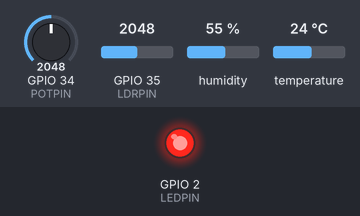
Bench run of a sketch on a simulated ESP32. Shown: output pins drawn as LEDs (lit = HIGH). Inputs (shaded band) come from the test bench; at power-on: temperature 24 °C, GPIO 34 (POTPIN) = 2048, GPIO 35 (LDRPIN) = 2048, humidity 55 %. WiFi joins after 1.5 s; servers stay silent unless stated; what the sketch prints to the serial monitor is not drawn.

Above: at 3.2 s.
3.3 s: temperature set to 32 °C
6.3 s: temperature set to 33 °C
At 24.7 s:
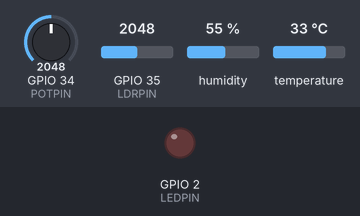
Timing chart, 0 to 25.8 s (numbered marks = the images above; inputs shaded):
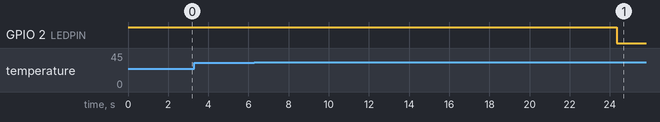

The sketch:

sketch.ino
```cpp
#include <WiFi.h>            // Biblioteca de WiFi
#include <ThingSpeak.h>      // Biblioteca do ThingSpeak
#include <DHT.h>             // Biblioteca do sensor DHT

// Pinos e sensores
#define DHTPIN 12
#define DHTTYPE DHT22
#define LEDPIN 2
#define POTPIN 34
#define LDRPIN 35

DHT dht(DHTPIN, DHTTYPE);

// Configurações de WiFi
const char* SECRET_SSID = "Wokwi-GUEST";
const char* SECRET_PW = "";

// Configurações do ThingSpeak
WiFiClient client;
unsigned long channelID = 2980081; // Substitua pelo seu Channel ID
const char* writeAPIKey = "XOG2SSLK4XDJURDG"; // Substitua pela sua Write API Key

// Variáveis Globais
float temperatura;
float umidade;
int valorPot;
int valorLDR;
float limite_calor_extremo;
const float limite_frio_extremo = 10.0; // Valor fixo para frio extremo

// Configuração inicial
void setup() {
  Serial.begin(115200);
  pinMode(LEDPIN, OUTPUT);
  digitalWrite(LEDPIN, HIGH); // LED apagado
  dht.begin();
  WiFi.mode(WIFI_STA);
  ThingSpeak.begin(client);
  Serial.println("Iniciando...");
  delay(2000);
}

// Loop principal
void loop() {
  // Conexão Wi-Fi
  if (WiFi.status() != WL_CONNECTED) {
    Serial.print("Conectando a rede SSID: ");
    Serial.println(SECRET_SSID);
    while (WiFi.status() != WL_CONNECTED) {
      WiFi.begin(SECRET_SSID, SECRET_PW);
      Serial.print(".");
      delay(2000);
    }
    Serial.println("\nWi-Fi conectado!");
    Serial.print("IP: ");
    Serial.println(WiFi.localIP());
    Serial.print("MAC: ");
    Serial.println(WiFi.macAddress());
    Serial.println("");
  }

  // Leitura de sensores
  valorPot = analogRead(POTPIN);
  valorLDR = analogRead(LDRPIN);
  temperatura = dht.readTemperature();
  umidade = dht.readHumidity();

  // Define limite de calor extremo com o potenciômetro (25°C a 40°C)
  limite_calor_extremo = map(valorPot, 0, 4095, 250, 400) / 10.0;

  // Exibição no monitor serial
  Serial.println("========== Leitura dos Sensores ==========");
  Serial.print("Temperatura: ");
  Serial.print(temperatura);
  Serial.println(" °C");

  Serial.print("Umidade: ");
  Serial.print(umidade);
  Serial.println(" %");

  Serial.print("Luminosidade (LDR - valor bruto): ");
  Serial.println(valorLDR);

  Serial.print("Limite de calor extremo (potenciômetro): ");
  Serial.print(limite_calor_extremo);
  Serial.println(" °C");

  Serial.print("Limite de frio extremo (fixo): ");
  Serial.print(limite_frio_extremo);
  Serial.println(" °C");

  // Lógica para acionar LED em caso de calor ou frio extremos
  if (isnan(temperatura) || isnan(umidade)) {
    Serial.println("⚠️ Erro na leitura do sensor DHT.");
    digitalWrite(LEDPIN, HIGH); // LED apagado
  } else if (temperatura > limite_calor_extremo) {
    Serial.println("⚠️ Alerta: CALOR EXTREMO!");
    digitalWrite(LEDPIN, LOW); // LED aceso
  } else if (temperatura < limite_frio_extremo) {
    Serial.println("⚠️ Alerta: FRIO EXTREMO!");
    digitalWrite(LEDPIN, LOW); // LED aceso
  } else {
    digitalWrite(LEDPIN, HIGH); // LED apagado
  }

  // Envio para o ThingSpeak
  ThingSpeak.setField(1, temperatura);
  ThingSpeak.setField(2, umidade);
  ThingSpeak.setField(3, valorPot);
  ThingSpeak.setField(4, valorLDR);
  ThingSpeak.setField(5, limite_calor_extremo);

  int status = ThingSpeak.writeFields(channelID, writeAPIKey);

  if (status == 200) {
    Serial.println("✅ Dados enviados com sucesso para o ThingSpeak!");
  } else {
    Serial.print("❌ Erro ao enviar: ");
    Serial.println(status);
  }

  Serial.println("===========================================");
  Serial.println();
  delay(20000); // 20 segundos para respeitar limite do ThingSpeak
}
```

Measured:
- the behaviour switches between 32.5 and 32.6 °C on temperature (found by bisection; images 0 and 1)
- after the input at 3.3 s, every drawn part: stays the same
- after the input at 6.3 s, GPIO 2 (LEDPIN): HIGH → LOW after 18.0 s
